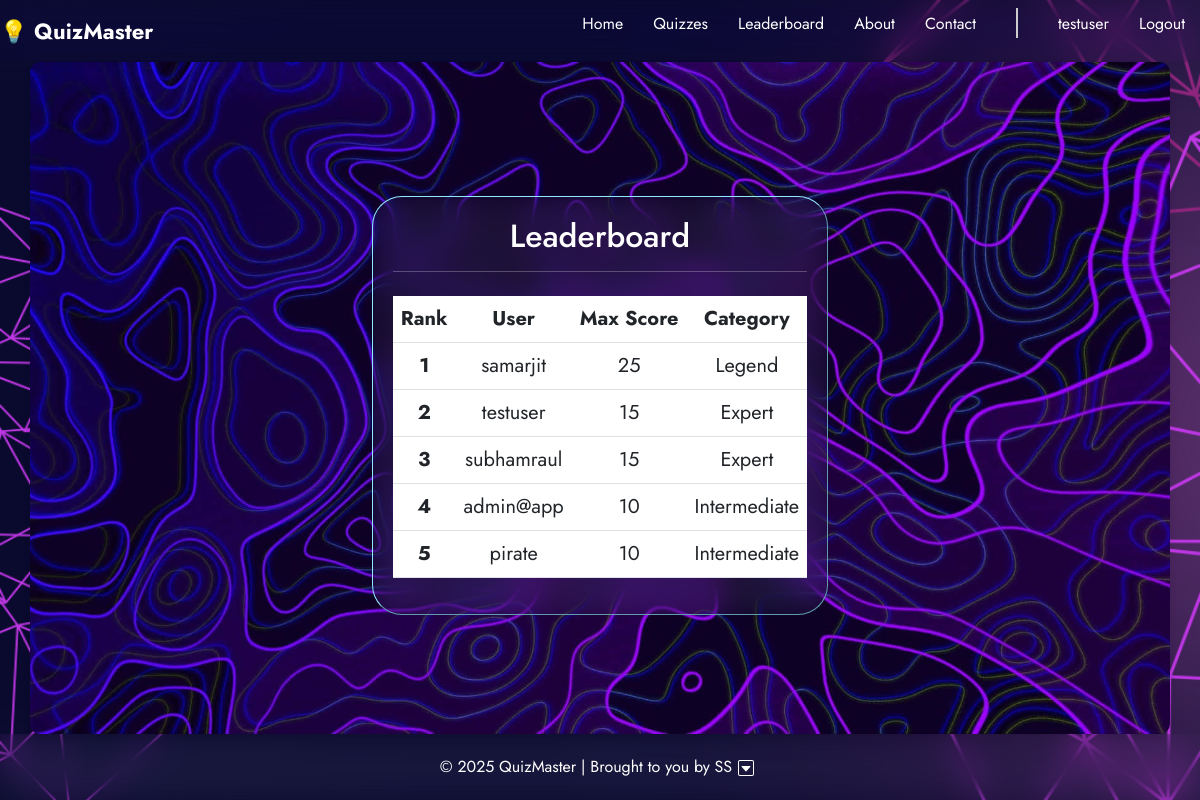
The page /leaderboard (signed in) on the database its author committed.
### app/models.py (models this page shows, shortened)
class User(db.Model,UserMixin):
    id=db.Column(db.Integer,primary_key=True)
    username=db.Column(db.String(20),unique=True,nullable=False)
    email=db.Column(db.String(),unique=True, nullable=False)
    pro_img=db.Column(db.String(),nullable=False,default='default.png')
    password=db.Column(db.String(10),nullable=False)
    max_score=db.Column(db.Integer,nullable=False,default=0)
    category=db.Column(db.String(),nullable=False,default='Starter')

### app/quiz/routes.py (the view)
@login_required
@quiz.route("/leaderboard")
def ldb():
    user_lst=User.query.all()
    user_lst=sorted(user_lst,key=lambda tup:tup.max_score,reverse=True)
    return render_template('leaderboard.html', title="Leaderboard",user_lst=user_lst)

### app/models.py (called while the page is built)
@login_manager.user_loader
def load_user(user_id):
    return User.query.get(int(user_id))

### app/templates/leaderboard.html (shortened to what this page needs)
{% extends "layout.html" %}
        {% block content %}
            <div class="inner_cont1">
                <h2>Leaderboard</h2>
                <hr>
                    <table class="table table-hover mt-4 fs-5">
                        <thead>
                            <tr>
                                <th scope="col">Rank</th>
                                <th scope="col">User</th>
                                <th scope="col">Max Score</th>
                                <th scope="col">Category</th>
                            </tr>
                        </thead>
                        {% for user in user_lst %}
                            <tbody>
                                <tr>
                                    <th scope="row">{{loop.index}}</th>
                                    <td>{{user.username}}</td>
                                    <td>{{user.max_score}}</td>
                                    <td>{{user.category}}</td>
                                </tr>
                            </tbody>
                        {%endfor%}
                    </table>
            </div>
        {% endblock %}

### app/templates/layout.html (shortened to what this page needs)
<!DOCTYPE html>
<html lang="en">
<head>
    <link rel="stylesheet" href="{{ url_for('static', filename='styles.css') }}">
    <link href="https://cdn.jsdelivr.net/npm/bootstrap@5.3.0/dist/css/bootstrap.min.css" rel="stylesheet">
</head>
<body>
    <nav class="navbar">
        <div class="logo"> 💡 QuizMaster </div>
        <ul class="nav-links">
            <li><a href="{{ url_for('main.home') }}">Home</a></li>
            <li><a href=" {{ url_for('quiz.choose_category')}}">Quizzes</a></li>
            <li><a href="{{ url_for('quiz.ldb')}}">Leaderboard</a></li>
            <li><a href="{{url_for('main.about')}}">About</a></li>
            <li><a href="{{url_for('main.contact')}}">Contact</a></li>
            <li><div class="divider"></div></li>
            {% if current_user.is_authenticated %}
                <li><a href="{{url_for('users.profile')}}">{{ current_user.username}}</a></li>
                <li><a href="{{url_for('users.logout')}}">Logout</a></li>
            {% else %}
                <li><a href="{{ url_for('users.login') }}">Login</a></li>
                <li><a href="{{ url_for('users.register') }}">Register</a></li>
            {% endif %}
        </ul>
    </nav>
    <main class="container">
        {% block content %}{% endblock %}
    </main>
    <footer class="footer">
        <div class="footer-header">
            <p style="margin: 0px;">&copy; 2025 QuizMaster | Brought to you by SS </p>
            <button class="toggle-footer-menu">
            </button>
        </div>
    </footer>
</body>
</html>

### app/static/styles.css (style rules this page uses)
body, html { overflow: auto; height: 100%; }
body { font-family: Arial, sans-serif; margin: 0; padding: 0; background: linear-gradient(135deg, #f5f7fa, #c3cfe2); display: flex; flex-direction: column; min-height: 100vh; background-image: url('bg.png'); background-size: cover; background-position: center; color: rgb(187, 249, 255); position: relative; }
.navbar { display: flex; justify-content: space-between; font-family: "Jost", sans-serif; font-size: 20px; align-items: center; backdrop-filter:blur(15px) saturate(120%); padding: 15px 20px; color: white; text-align: center; }
.navbar .logo { font-size: 22px; color: white; font-weight: bold; }
.nav-links { list-style: none; padding: 0; display: flex; }
.nav-links li { margin: 0 15px; }
.nav-links a { color: white; text-decoration: none; font-size: 16px; transition: 0.3s; }
.container { margin: auto; padding: 20px; font-family: Jost, sans-serif; border-radius: 10px; box-shadow: 0px 4px 6px rgba(0, 0, 0, 0.1); flex-grow: 1; background-image: url('bg1.jpg'); background-blend-mode: overlay; background-size: cover; background-position: center; background-repeat: no-repeat; color: rgb(255, 255, 255); position: relative; display: flex; flex-direction: column; justify-content: center; align-items: center; height: 100vh; text-align: center; }
.footer { color: white; text-align: center; position: sticky; bottom: 0; width: 100%; padding: 10px; backdrop-filter: saturate(150%) blur(15px) brightness(80%) contrast(87%); }
.footer-header { display: flex; justify-content: center; align-items: center; flex-wrap: wrap; padding: 10px 20px; font-family: Jost, sans-serif; }
.toggle-footer-menu { background: none; border: none; color: white; font-size: 16px; cursor: pointer; }
.inner_cont1 { backdrop-filter: saturate(150%) blur(15px) brightness(80%) contrast(87%); border-radius: 30px; padding: 20px; border-style:outset; border-color: rgb(144, 233, 255); border-width: 0.5px; width: auto ; height:auto; }
.divider { border-left: 2px solid #ccc; height: 30px; margin: 0 10px; }

### rows shown on the page
User: username "testuser", max_score "15", category "Expert"
User: username "samarjit", max_score "25", category "Legend"
User: username "subhamraul", max_score "15", category "Expert"
User: username "admin@app", max_score "10", category "Intermediate"
User: username "pirate", max_score "10", category "Intermediate"
